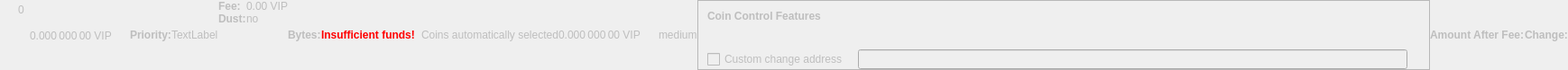
    <widget class="QWidget" name="dummyHideWidget" native="true">
     <property name="enabled">
      <bool>false</bool>
     </property>
     <property name="maximumSize">
      <size>
       <width>100</width>
       <height>22</height>
      </size>
     </property>
     <layout class="QHBoxLayout" name="dummyHideLayout">
      <property name="spacing">
       <number>0</number>
      </property>
      <property name="leftMargin">
       <number>0</number>
      </property>
      <property name="topMargin">
       <number>0</number>
      </property>
      <property name="rightMargin">
       <number>0</number>
      </property>
      <property name="bottomMargin">
       <number>0</number>
      </property>
      <item>
       <layout class="QFormLayout" name="formLayoutCoinControl1">
        <property name="horizontalSpacing">
         <number>10</number>
        </property>
        <property name="verticalSpacing">
         <number>14</number>
        </property>
        <property name="leftMargin">
         <number>10</number>
        </property>
        <property name="topMargin">
         <number>4</number>
        </property>
        <property name="rightMargin">
         <number>6</number>
        </property>
        <item row="0" column="1">
         <widget class="QLabel" name="labelCoinControlBytes">
          <property name="cursor">
           <cursorShape>IBeamCursor</cursorShape>
          </property>
          <property name="contextMenuPolicy">
           <enum>Qt::ActionsContextMenu</enum>
          </property>
          <property name="text">
           <string notr="true">0</string>
          </property>
          <property name="textInteractionFlags">
           <set>Qt::LinksAccessibleByMouse|Qt::TextSelectableByKeyboard|Qt::TextSelectableByMouse</set>
          </property>
         </widget>
        </item>
       </layout>
      </item>
      <item>
       <widget class="QLabel" name="labelCoinControlAfterFee">
        <property name="enabled">
         <bool>false</bool>
        </property>
        <property name="sizePolicy">
         <sizepolicy hsizetype="Fixed" vsizetype="Fixed">
          <horstretch>0</horstretch>
          <verstretch>0</verstretch>
         </sizepolicy>
        </property>
        <property name="minimumSize">
         <size>
          <width>111</width>
          <height>12</height>
         </size>
        </property>
        <property name="maximumSize">
         <size>
          <width>111</width>
          <height>12</height>
         </size>
        </property>
        <property name="cursor">
         <cursorShape>IBeamCursor</cursorShape>
        </property>
        <property name="contextMenuPolicy">
         <enum>Qt::ActionsContextMenu</enum>
        </property>
        <property name="text">
         <string notr="true">0.000 000 00 VIP</string>
        </property>
        <property name="textInteractionFlags">
         <set>Qt::LinksAccessibleByMouse|Qt::TextSelectableByKeyboard|Qt::TextSelectableByMouse</set>
        </property>
       </widget>
      </item>
      <item>
       <widget class="QLabel" name="labelCoinControlPriorityText">
        <property name="enabled">
         <bool>false</bool>
        </property>
        <property name="font">
         <font>
          <weight>75</weight>
          <bold>true</bold>
         </font>
        </property>
        <property name="text">
         <string>Priority:</string>
        </property>
       </widget>
      </item>
      <item>
       <layout class="QHBoxLayout" name="horizontalLayout">
        <item>
         <widget class="QLabel" name="WarningLabel">
          <property name="text">
           <string>TextLabel</string>
          </property>
         </widget>
        </item>
       </layout>
      </item>
      <item>
       <layout class="QFormLayout" name="formLayoutCoinControl3">
        <property name="horizontalSpacing">
         <number>0</number>
        </property>
        <property name="verticalSpacing">
         <number>0</number>
        </property>
        <property name="leftMargin">
         <number>0</number>
        </property>
        <property name="topMargin">
         <number>0</number>
        </property>
        <property name="rightMargin">
         <number>0</number>
        </property>
        <item row="0" column="0">
         <widget class="QLabel" name="labelCoinControlFeeText">
          <property name="enabled">
           <bool>false</bool>
          </property>
          <property name="font">
           <font>
            <weight>75</weight>
            <bold>true</bold>
           </font>
          </property>
          <property name="text">
           <string>Fee:</string>
          </property>
          <property name="margin">
           <number>0</number>
          </property>
         </widget>
        </item>
        <item row="0" column="1">
         <widget class="QLabel" name="labelCoinControlFee">
          <property name="enabled">
           <bool>false</bool>
          </property>
          <property name="cursor">
           <cursorShape>IBeamCursor</cursorShape>
          </property>
          <property name="contextMenuPolicy">
           <enum>Qt::ActionsContextMenu</enum>
          </property>
          <property name="text">
           <string notr="true">0.00 VIP</string>
          </property>
          <property name="textInteractionFlags">
           <set>Qt::LinksAccessibleByMouse|Qt::TextSelectableByKeyboard|Qt::TextSelectableByMouse</set>
          </property>
         </widget>
        </item>
        <item row="1" column="0">
         <widget class="QLabel" name="labelCoinControlLowOutputText">
          <property name="enabled">
           <bool>false</bool>
          </property>
          <property name="font">
           <font>
            <weight>75</weight>
            <bold>true</bold>
           </font>
          </property>
          <property name="text">
           <string>Dust:</string>
          </property>
         </widget>
        </item>
        <item row="1" column="1">
         <widget class="QLabel" name="labelCoinControlLowOutput">
          <property name="enabled">
           <bool>false</bool>
          </property>
          <property name="cursor">
           <cursorShape>IBeamCursor</cursorShape>
          </property>
          <property name="contextMenuPolicy">
           <enum>Qt::ActionsContextMenu</enum>
          </property>
          <property name="text">
           <string>no</string>
          </property>
          <property name="textInteractionFlags">
           <set>Qt::LinksAccessibleByMouse|Qt::TextSelectableByKeyboard|Qt::TextSelectableByMouse</set>
          </property>
         </widget>
        </item>
       </layout>
      </item>
      <item>
       <widget class="QLabel" name="labelCoinControlBytesText">
        <property name="enabled">
         <bool>false</bool>
        </property>
        <property name="font">
         <font>
          <weight>75</weight>
          <bold>true</bold>
         </font>
        </property>
        <property name="text">
         <string>Bytes:</string>
        </property>
       </widget>
      </item>
      <item>
       <layout class="QFormLayout" name="formLayoutCoinControl2">
        <property name="horizontalSpacing">
         <number>0</number>
        </property>
        <property name="verticalSpacing">
         <number>0</number>
        </property>
        <property name="leftMargin">
         <number>0</number>
        </property>
        <property name="topMargin">
         <number>0</number>
        </property>
        <property name="rightMargin">
         <number>0</number>
        </property>
       </layout>
      </item>
      <item>
       <layout class="QHBoxLayout" name="horizontalLayoutCoinControl2">
        <property name="spacing">
         <number>0</number>
        </property>
        <property name="bottomMargin">
         <number>0</number>
        </property>
       </layout>
      </item>
      <item>
       <widget class="QLabel" name="labelCoinControlInsuffFunds">
        <property name="enabled">
         <bool>false</bool>
        </property>
        <property name="minimumSize">
         <size>
          <width>0</width>
          <height>0</height>
         </size>
        </property>
        <property name="font">
         <font>
          <weight>75</weight>
          <bold>true</bold>
         </font>
        </property>
        <property name="styleSheet">
         <string notr="true">color:red;font-weight:bold;</string>
        </property>
        <property name="text">
         <string>Insufficient funds!</string>
        </property>
        <property name="margin">
         <number>5</number>
        </property>
       </widget>
      </item>
      <item>
       <layout class="QFormLayout" name="formLayoutCoinControl4">
        <property name="horizontalSpacing">
         <number>0</number>
        </property>
        <property name="verticalSpacing">
         <number>0</number>
        </property>
        <property name="leftMargin">
         <number>0</number>
        </property>
        <property name="topMargin">
         <number>0</number>
        </property>
        <property name="rightMargin">
         <number>0</number>
        </property>
       </layout>
      </item>
      <item>
       <widget class="QLabel" name="labelCoinControlChangeLabel">
        <property name="enabled">
         <bool>false</bool>
        </property>
        <property name="sizePolicy">
         <sizepolicy hsizetype="Preferred" vsizetype="Expanding">
          <horstretch>0</horstretch>
          <verstretch>0</verstretch>
         </sizepolicy>
        </property>
        <property name="minimumSize">
         <size>
          <width>0</width>
          <height>0</height>
         </size>
        </property>
        <property name="text">
         <string/>
        </property>
        <property name="margin">
         <number>3</number>
        </property>
       </widget>
      </item>
      <item>
       <widget class="QLabel" name="labelCoinControlAutomaticallySelected">
        <property name="enabled">
         <bool>false</bool>
        </property>
        <property name="sizePolicy">
         <sizepolicy hsizetype="Fixed" vsizetype="Fixed">
          <horstretch>0</horstretch>
          <verstretch>0</verstretch>
         </sizepolicy>
        </property>
        <property name="minimumSize">
         <size>
          <width>0</width>
          <height>0</height>
         </size>
        </property>
        <property name="maximumSize">
         <size>
          <width>240</width>
          <height>16777215</height>
         </size>
        </property>
        <property name="text">
         <string>Coins automatically selected</string>
        </property>
        <property name="margin">
         <number>5</number>
        </property>
       </widget>
      </item>
      <item>
       <widget class="QLabel" name="labelCoinControlChange">
        <property name="enabled">
         <bool>false</bool>
        </property>
        <property name="sizePolicy">
         <sizepolicy hsizetype="Fixed" vsizetype="Fixed">
          <horstretch>0</horstretch>
          <verstretch>0</verstretch>
         </sizepolicy>
        </property>
        <property name="minimumSize">
         <size>
          <width>111</width>
          <height>0</height>
         </size>
        </property>
        <property name="maximumSize">
         <size>
          <width>111</width>
          <height>16777215</height>
         </size>
        </property>
        <property name="cursor">
         <cursorShape>IBeamCursor</cursorShape>
        </property>
        <property name="contextMenuPolicy">
         <enum>Qt::ActionsContextMenu</enum>
        </property>
        <property name="text">
         <string notr="true">0.000 000 00 VIP</string>
        </property>
        <property name="textInteractionFlags">
         <set>Qt::LinksAccessibleByMouse|Qt::TextSelectableByKeyboard|Qt::TextSelectableByMouse</set>
        </property>
       </widget>
      </item>
      <item>
       <widget class="QLabel" name="labelCoinControlPriority">
        <property name="enabled">
         <bool>false</bool>
        </property>
        <property name="cursor">
         <cursorShape>IBeamCursor</cursorShape>
        </property>
        <property name="contextMenuPolicy">
         <enum>Qt::ActionsContextMenu</enum>
        </property>
        <property name="text">
         <string>medium</string>
        </property>
        <property name="textInteractionFlags">
         <set>Qt::LinksAccessibleByMouse|Qt::TextSelectableByKeyboard|Qt::TextSelectableByMouse</set>
        </property>
       </widget>
      </item>
      <item>
       <widget class="QFrame" name="frameCoinControl">
        <property name="sizePolicy">
         <sizepolicy hsizetype="Expanding" vsizetype="Expanding">
          <horstretch>0</horstretch>
          <verstretch>0</verstretch>
         </sizepolicy>
        </property>
        <property name="maximumSize">
         <size>
          <width>16777215</width>
          <height>16777215</height>
         </size>
        </property>
        <property name="frameShape">
         <enum>QFrame::StyledPanel</enum>
        </property>
        <property name="frameShadow">
         <enum>QFrame::Sunken</enum>
        </property>
        <layout class="QVBoxLayout" name="verticalLayoutCoinControl2_2">
         <property name="spacing">
          <number>0</number>
         </property>
         <property name="leftMargin">
          <number>0</number>
         </property>
         <property name="topMargin">
          <number>0</number>
         </property>
         <property name="rightMargin">
          <number>0</number>
         </property>
         <property name="bottomMargin">
          <number>0</number>
         </property>
         <item>
          <layout class="QVBoxLayout" name="verticalLayoutCoinControl" stretch="0,0,0,1">
           <property name="spacing">
            <number>0</number>
           </property>
           <property name="leftMargin">
            <number>10</number>
           </property>
           <property name="topMargin">
            <number>10</number>
           </property>
           <item>
            <layout class="QHBoxLayout" name="horizontalLayoutCoinControl1">
             <property name="bottomMargin">
              <number>15</number>
             </property>
             <item>
              <widget class="QLabel" name="labelCoinControlFeatures">
               <property name="enabled">
                <bool>false</bool>
               </property>
               <property name="sizePolicy">
                <sizepolicy hsizetype="Preferred" vsizetype="Maximum">
                 <horstretch>0</horstretch>
                 <verstretch>0</verstretch>
                </sizepolicy>
               </property>
               <property name="font">
                <font>
                 <weight>75</weight>
                 <bold>true</bold>
                </font>
               </property>
               <property name="styleSheet">
                <string notr="true">font-weight:bold;</string>
               </property>
               <property name="text">
                <string>Coin Control Features</string>
               </property>
              </widget>
             </item>
            </layout>
           </item>
           <item>
            <widget class="QWidget" name="widgetCoinControl" native="true">
             <property name="sizePolicy">
              <sizepolicy hsizetype="Preferred" vsizetype="Preferred">
               <horstretch>0</horstretch>
               <verstretch>0</verstretch>
              </sizepolicy>
             </property>
             <property name="minimumSize">
              <size>
               <width>0</width>
               <height>0</height>
              </size>
             </property>
             <property name="styleSheet">
              <string notr="true"/>
             </property>
             <layout class="QHBoxLayout" name="horizontalLayoutCoinControl5_2">
              <property name="leftMargin">
               <number>0</number>
              </property>
              <property name="topMargin">
               <number>0</number>
              </property>
              <property name="rightMargin">
               <number>0</number>
              </property>
              <property name="bottomMargin">
               <number>0</number>
              </property>
              <item>
               <layout class="QHBoxLayout" name="horizontalLayoutCoinControl3">
                <property name="spacing">
                 <number>20</number>
                </property>
                <property name="topMargin">
                 <number>0</number>
                </property>
                <property name="bottomMargin">
                 <number>10</number>
                </property>
               </layout>
              </item>
             </layout>
            </widget>
           </item>
           <item>
            <layout class="QHBoxLayout" name="horizontalLayoutCoinControl4" stretch="0,0,0">
             <property name="spacing">
              <number>12</number>
             </property>
             <property name="sizeConstraint">
              <enum>QLayout::SetDefaultConstraint</enum>
             </property>
             <property name="topMargin">
              <number>5</number>
             </property>
             <property name="rightMargin">
              <number>5</number>
             </property>
             <item>
              <widget class="QCheckBox" name="checkBoxCoinControlChange">
               <property name="enabled">
                <bool>false</bool>
               </property>
               <property name="toolTip">
                <string>If this is activated, but the change address is empty or invalid, change will be sent to a newly generated address.</string>
               </property>
               <property name="text">
                <string>Custom change address</string>
               </property>
              </widget>
             </item>
             <item>
              <widget class="QValidatedLineEdit" name="lineEditCoinControlChange">
               <property name="enabled">
                <bool>false</bool>
               </property>
               <property name="sizePolicy">
                <sizepolicy hsizetype="Expanding" vsizetype="Fixed">
                 <horstretch>0</horstretch>
                 <verstretch>0</verstretch>
                </sizepolicy>
               </property>
              </widget>
             </item>
             <item>
              <widget class="QLabel" name="labelCoinControlChangeLabel_2">
               <property name="sizePolicy">
                <sizepolicy hsizetype="Preferred" vsizetype="Expanding">
                 <horstretch>0</horstretch>
                 <verstretch>0</verstretch>
                </sizepolicy>
               </property>
               <property name="minimumSize">
                <size>
                 <width>0</width>
                 <height>0</height>
                </size>
               </property>
               <property name="text">
                <string/>
               </property>
               <property name="margin">
                <number>3</number>
               </property>
              </widget>
             </item>
            </layout>
           </item>
           <item>
            <spacer name="verticalSpacerCoinControl">
             <property name="orientation">
              <enum>Qt::Vertical</enum>
             </property>
             <property name="sizeHint" stdset="0">
              <size>
               <width>800</width>
               <height>1</height>
              </size>
             </property>
            </spacer>
           </item>
          </layout>
         </item>
        </layout>
       </widget>
      </item>
      <item>
       <widget class="QLabel" name="labelCoinControlAfterFeeText">
        <property name="enabled">
         <bool>false</bool>
        </property>
        <property name="minimumSize">
         <size>
          <width>0</width>
          <height>0</height>
         </size>
        </property>
        <property name="maximumSize">
         <size>
          <width>16777215</width>
          <height>16777215</height>
         </size>
        </property>
        <property name="font">
         <font>
          <weight>75</weight>
          <bold>true</bold>
         </font>
        </property>
        <property name="text">
         <string>Amount After Fee:</string>
        </property>
        <property name="alignment">
         <set>Qt::AlignLeading|Qt::AlignLeft|Qt::AlignVCenter</set>
        </property>
        <property name="margin">
         <number>0</number>
        </property>
       </widget>
      </item>
      <item>
       <widget class="QLabel" name="labelCoinControlChangeText">
        <property name="enabled">
         <bool>false</bool>
        </property>
        <property name="sizePolicy">
         <sizepolicy hsizetype="Preferred" vsizetype="Preferred">
          <horstretch>0</horstretch>
          <verstretch>0</verstretch>
         </sizepolicy>
        </property>
        <property name="minimumSize">
         <size>
          <width>0</width>
          <height>0</height>
         </size>
        </property>
        <property name="maximumSize">
         <size>
          <width>16777215</width>
          <height>16777215</height>
         </size>
        </property>
        <property name="font">
         <font>
          <weight>75</weight>
          <bold>true</bold>
         </font>
        </property>
        <property name="text">
         <string>Change:</string>
        </property>
        <property name="alignment">
         <set>Qt::AlignLeading|Qt::AlignLeft|Qt::AlignVCenter</set>
        </property>
       </widget>
      </item>
     </layout>
    </widget>
